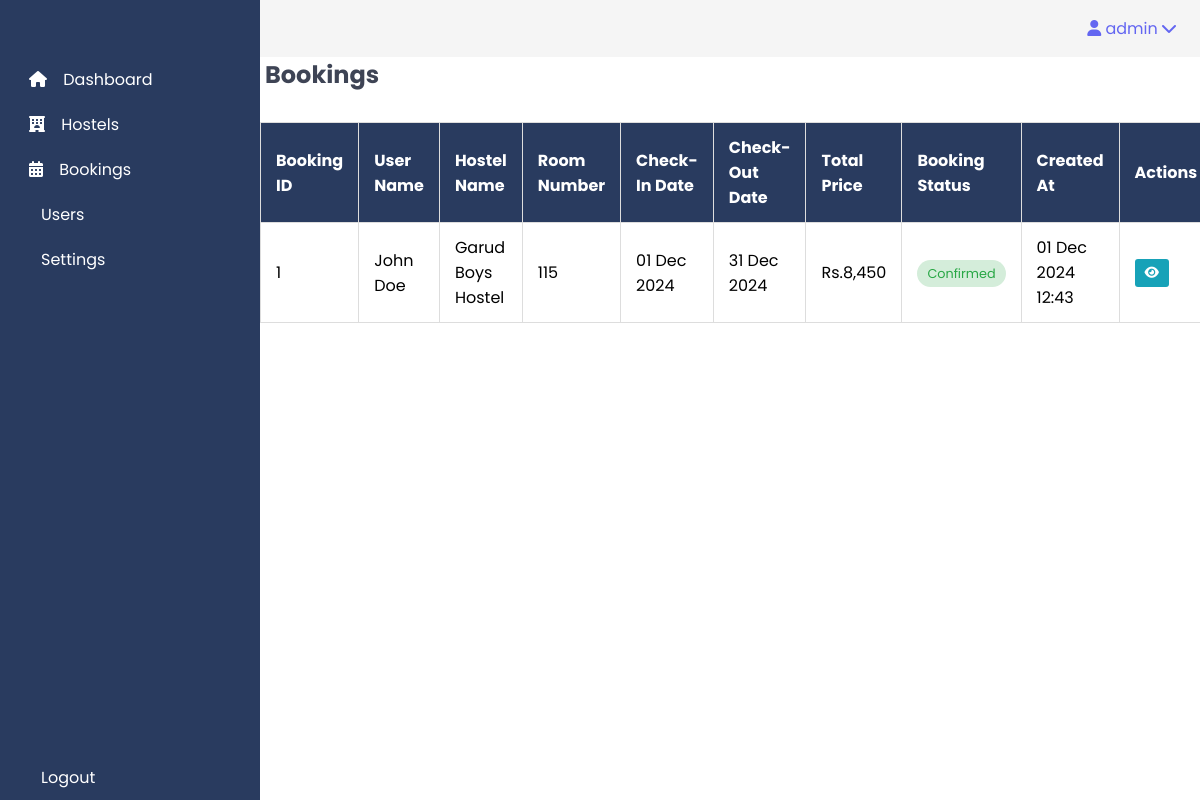
Screenshot of /admin/view_bookings.php (signed in) with the database file from the repository.
### tables this page shows
CREATE TABLE `bookings` (
  `BookingID` int(11) NOT NULL,
  `UserID` int(11) NOT NULL,
  `RoomID` int(11) NOT NULL,
  `CheckInDate` date NOT NULL,
  `CheckOutDate` date NOT NULL,
  `TotalPrice` decimal(10,2) DEFAULT NULL,
  `BookingStatus` enum('Pending','Confirmed','Cancelled') DEFAULT 'Pending',
  `CreatedAt` timestamp NOT NULL DEFAULT current_timestamp(),
  `HostelID` int(11) NOT NULL,
  `NumberOfOccupants` int(11) NOT NULL DEFAULT 1
);

CREATE TABLE `users` (
  `UserID` int(11) NOT NULL,
  `Username` varchar(50) NOT NULL,
  `PasswordHash` varchar(255) NOT NULL,
  `FullName` varchar(100) DEFAULT NULL,
  `Email` varchar(100) DEFAULT NULL,
  `PhoneNumber` varchar(15) DEFAULT NULL,
  `CreatedAt` timestamp NOT NULL DEFAULT current_timestamp()
);

CREATE TABLE `hostels` (
  `HostelID` int(11) NOT NULL,
  `Name` varchar(100) NOT NULL,
  `Address` varchar(255) NOT NULL,
  `City` varchar(50) DEFAULT NULL,
  `Description` text DEFAULT NULL,
  `ContactNumber` varchar(15) DEFAULT NULL,
  `AdminID` int(11) DEFAULT NULL,
  `CreatedAt` timestamp NOT NULL DEFAULT current_timestamp(),
  `TotalRooms` int(11) DEFAULT 0,
  `AvailableRooms` int(11) DEFAULT 0
);

CREATE TABLE `rooms` (
  `RoomID` int(11) NOT NULL,
  `RoomNumber` varchar(10) NOT NULL,
  `Floor` int(11) DEFAULT NULL,
  `HostelID` int(11) NOT NULL,
  `RoomType` enum('Single','Double','Dorm') NOT NULL,
  `PricePerMonth` decimal(10,2) NOT NULL,
  `AvailabilityStatus` enum('Available','Booked') DEFAULT 'Available',
  `MaxOccupancy` int(11) NOT NULL,
  `HasPrivateBathroom` tinyint(1) DEFAULT 0,
  `HasAirConditioning` tinyint(1) DEFAULT 0,
  `WindowView` enum('Street','Garden','Courtyard','No View') DEFAULT NULL,
  `SquareFootage` decimal(6,2) DEFAULT NULL,
  `FurnishingStatus` enum('Fully Furnished','Partially Furnished','Unfurnished') DEFAULT NULL,
  `AdditionalAmenities` text DEFAULT NULL,
  `CreatedAt` timestamp NOT NULL DEFAULT current_timestamp()
);

### admin/view_bookings.php (the view, shortened to what this page needs)
<?php
require_once('../includes/db_connection.php');
$sql = "SELECT
            b.BookingID,
            u.FullName AS UserName,
            h.Name AS HostelName,
            r.RoomNumber,
            b.CheckInDate,
            b.CheckOutDate,
            b.TotalPrice,
            b.BookingStatus,
            b.CreatedAt
        FROM bookings b
        JOIN users u ON b.UserID = u.UserID
        JOIN rooms r ON b.RoomID = r.RoomID
        JOIN hostels h ON r.HostelID = h.HostelID
        ORDER BY b.CreatedAt DESC";
$result = $conn->query($sql);
?>
<!DOCTYPE html>
<html lang="en">
<head>
    <link href="https://cdn.lineicons.com/4.0/lineicons.css" rel="stylesheet" />
    <link rel="stylesheet" href="https://cdnjs.cloudflare.com/ajax/libs/font-awesome/6.0.0/css/all.min.css">
    <link rel="stylesheet" href="../assets/css/admin.css">
</head>
<body>
    <div class="container">
        <?php include 'sidebar.php'; ?>
        <div class="main">
            <?php include 'navbar.php'; ?>
            <h2>Bookings</h2>
            <div style="overflow-x:auto;">
                <table id="posts">
                    <thead>
                        <tr>
                            <th>Booking ID</th>
                            <th>User Name</th>
                            <th>Hostel Name</th>
                            <th>Room Number</th>
                            <th>Check-In Date</th>
                            <th>Check-Out Date</th>
                            <th>Total Price</th>
                            <th>Booking Status</th>
                            <th>Created At</th>
                            <th>Actions</th>
                        </tr>
                    </thead>
                    <tbody>
                        <?php
                        if ($result->num_rows > 0) {
                            while ($row = $result->fetch_assoc()) {
                                $status_class = match($row['BookingStatus']) {
                                    'Confirmed' => 'text-success',
                                    'Pending' => 'text-warning',
                                    'Cancelled' => 'text-danger',
                                    default => ''
                                };
                        ?>
                        <tr>
                            <td><?php echo htmlspecialchars($row['BookingID']); ?></td>
                            <td><?php echo htmlspecialchars($row['UserName']); ?></td>
                            <td><?php echo htmlspecialchars($row['HostelName']); ?></td>
                            <td><?php echo htmlspecialchars($row['RoomNumber']); ?></td>
                            <td><?php echo date('d M Y', strtotime($row['CheckInDate'])); ?></td>
                            <td><?php echo date('d M Y', strtotime($row['CheckOutDate'])); ?></td>
                            <td>Rs.<?php echo number_format($row['TotalPrice']); ?></td>
                            <td>
                                <span class="badge-text <?php echo $status_class; ?>">
                                    <?php echo htmlspecialchars($row['BookingStatus']); ?>
                                </span>
                            </td>
                            <td><?php echo date('d M Y H:i', strtotime($row['CreatedAt'])); ?></td>
                            <td>
                                <div class="action-btns">
                                    <a href="booking_details.php?id=<?php echo $row['BookingID']; ?>" class="btn-view">
                                        <i class="fas fa-eye"></i>
                                    </a>
                                </div>
                            </td>
                        </tr>
                        <?php
                            }
                        } else {
                            echo "<tr><td colspan='10' style='text-align:center;'>No bookings found</td></tr>";
                        }
                        ?>
                    </tbody>
                </table>
            </div>
        </div>
    </div>
</body>
</html>

### assets/css/admin.css (style rules this page uses)
a { text-decoration: none; color: #6366f1; }
h2 { margin-left: 5px; color: #3e4455; }
body { font-family: "Poppins", sans-serif; }
.container { display: flex; }
.main { display: flex; flex-direction: column; min-height: 100vh; width: 100%; overflow: hidden; }
.badge-text { font-size: 0.85rem; font-weight: 400; }
#posts { border-collapse: collapse; margin: 30px auto; width: 100%; }
#posts thead tr { color: #fff; text-align: left; background-color: #293b5f; }
#posts th, #posts td { padding: 12px 15px; }

### admin/view_bookings.php (style rules this page uses)
.badge-text { padding: 5px 10px; border-radius: 15px; font-size: 0.8em; }
.badge-text.text-success { background-color: #d4edda; color: #28a745; }
.action-btns { display: flex; gap: 5px; }
.action-btns a { padding: 5px 10px; text-decoration: none; border-radius: 3px; font-size: 0.8em; }
.btn-view { background-color: #17a2b8; color: white; }
table { width: 100%; border-collapse: collapse; }
th, td { border: 1px solid #ddd; padding: 8px; text-align: left; }

### rows the page displays
bookings: BookingID "1", UserID.FullName "John Doe", HostelID.Name "Garud Boys Hostel", RoomID.RoomNumber "115", CheckInDate "01 Dec 2024", CheckOutDate "31 Dec 2024", TotalPrice "8,450", BookingStatus "Confirmed", CreatedAt "01 Dec 2024 12:43"

### other values shown
$_SESSION['username'] "admin"
